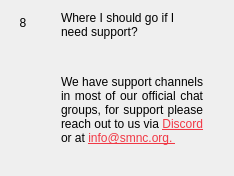
                  <widget class="QWidget" name="widgetFaq8" native="true">
                   <layout class="QHBoxLayout" name="horizontalpage_8" stretch="0,1">
                    <item alignment="Qt::AlignTop">
                     <widget class="QLabel" name="labelNumber8">
                      <property name="minimumSize">
                       <size>
                        <width>24</width>
                        <height>24</height>
                       </size>
                      </property>
                      <property name="maximumSize">
                       <size>
                        <width>16777215</width>
                        <height>24</height>
                       </size>
                      </property>
                      <property name="text">
                       <string>8</string>
                      </property>
                      <property name="alignment">
                       <set>Qt::AlignCenter</set>
                      </property>
                     </widget>
                    </item>
                    <item>
                     <layout class="QVBoxLayout" name="verticalLayoutpage_8">
                      <property name="leftMargin">
                       <number>20</number>
                      </property>
                      <property name="rightMargin">
                       <number>20</number>
                      </property>
                      <item>
                       <widget class="QLabel" name="labelSubtitle8">
                        <property name="text">
                         <string>Where I should go if I need support?</string>
                        </property>
                        <property name="wordWrap">
                         <bool>true</bool>
                        </property>
                       </widget>
                      </item>
                      <item>
                       <spacer name="verticalSpacer_80">
                        <property name="orientation">
                         <enum>Qt::Vertical</enum>
                        </property>
                        <property name="sizeType">
                         <enum>QSizePolicy::Fixed</enum>
                        </property>
                        <property name="sizeHint" stdset="0">
                         <size>
                          <width>20</width>
                          <height>30</height>
                         </size>
                        </property>
                       </spacer>
                      </item>
                      <item>
                       <widget class="QLabel" name="labelContent8">
                        <property name="text">
                         <string>
                           &lt;html&gt;&lt;head/&gt;&lt;body&gt;&lt;p align=&quot;justify&quot;&gt;
                           We have support channels in most of our official chat groups, for support please reach out to us via
                           &lt;a style='color: #f13845' href='https://discord.gg/QDMkgW3'&gt;
                           Discord&lt;/a&gt; or at
                           &lt;a style='color: #f13845' href='mailto://info@smnc.org'&gt;
                           info@smnc.org.
                           &lt;/p&gt;&lt;/body&gt;&lt;/html&gt;
                         </string>
                        </property>
                        <property name="alignment">
                         <set>Qt::AlignLeading|Qt::AlignLeft|Qt::AlignTop</set>
                        </property>
                        <property name="wordWrap">
                         <bool>true</bool>
                        </property>
                       </widget>
                      </item>
                      <item>
                       <spacer name="verticalSpacer_81">
                        <property name="orientation">
                         <enum>Qt::Vertical</enum>
                        </property>
                        <property name="sizeHint" stdset="0">
                         <size>
                          <width>20</width>
                          <height>20</height>
                         </size>
                        </property>
                       </spacer>
                      </item>
                     </layout>
                    </item>
                   </layout>
                  </widget>
